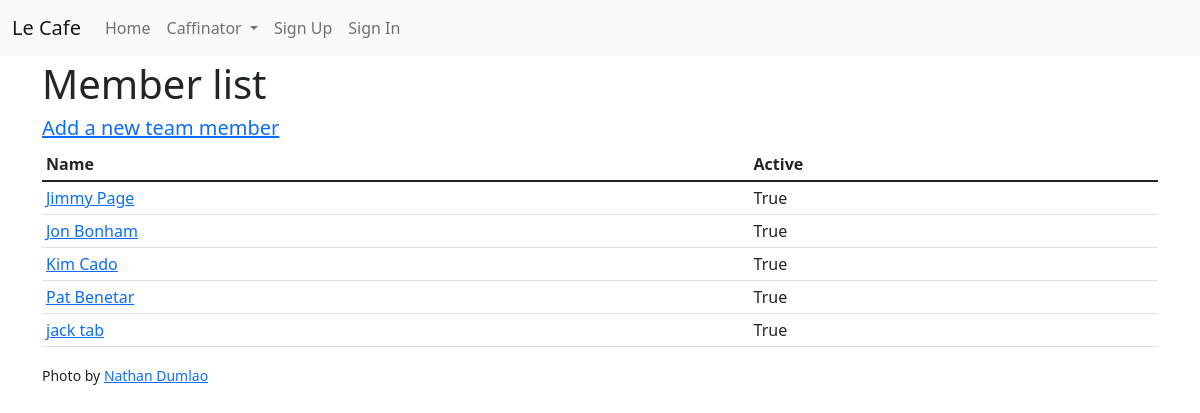
/cafe/member_list, run on the app's committed database.
### cafinator/models.py (models this page shows, shortened)
class Member(models.Model):
    full_name = models.CharField(max_length=300, blank=False, null=False, unique=True)
    active = models.BooleanField(null=False, default=True)
    email = models.EmailField(blank=True, null=True)
    objects = MemberManager()

### cafinator/views.py (the view)
# urls.py: path('member_list', member_list, name='member_list'),
def member_list(request):
    logger.info('Start')
    objects = Member.objects.all()
    template = 'member_list.html'
    context = {
        'title': 'Member list',
        'objects': objects,
    }
    return render(request, template, context)

### cafinator/models.py (called while the page is built)
    def all(self):
        qs = super(MemberManager, self).all().order_by('full_name')
        return qs

### le_cafe/users/context_processors.py (called while the page is built)
def allauth_settings(request):
    return {
        "ACCOUNT_ALLOW_REGISTRATION": settings.ACCOUNT_ALLOW_REGISTRATION,
    }

### cafinator/templates/member_list.html
{% extends "base.html" %}
{% load crispy_forms_tags %}
{% block content %}
<div class="meeting-body">
<h1>{{ title }}</h1>
<h5>
  <a href="{% url 'cafe:member_new' %}">Add a new team member</a>
</h5>
{% if objects %}
  <table class="table table-sm">
  <thead><tr><th scope="col">Name</th><th scope="col">Active</th> </tr></thead>
    <tbody>
      {% for obj in objects %}
          <tr>
            <td scope="row">
                  <a href="{% url 'cafe:member_edit' pk=obj.pk %}">{{ obj.full_name }}</a></td>
            <td>{{ obj.active }}</td>
         </tr>
      {% endfor %}
  </tbody>
  </table>
{% else %}
    <p>No list yet!</p>
{% endif %}
</div>
<small>Photo by <a href="https://unsplash.com/@nate_dumlao?utm_source=unsplash&utm_medium=referral&utm_content=creditCopyText">Nathan Dumlao</a></small>
{% endblock content %}

### data on the page
Member: full_name "Jimmy Page", active "True"
Member: full_name "Jon Bonham", active "True"
Member: full_name "Kim Cado", active "True"
Member: full_name "Pat Benetar", active "True"
Member: full_name "jack tab", active "True"

### other printed values
{{ title }} "Member list"
